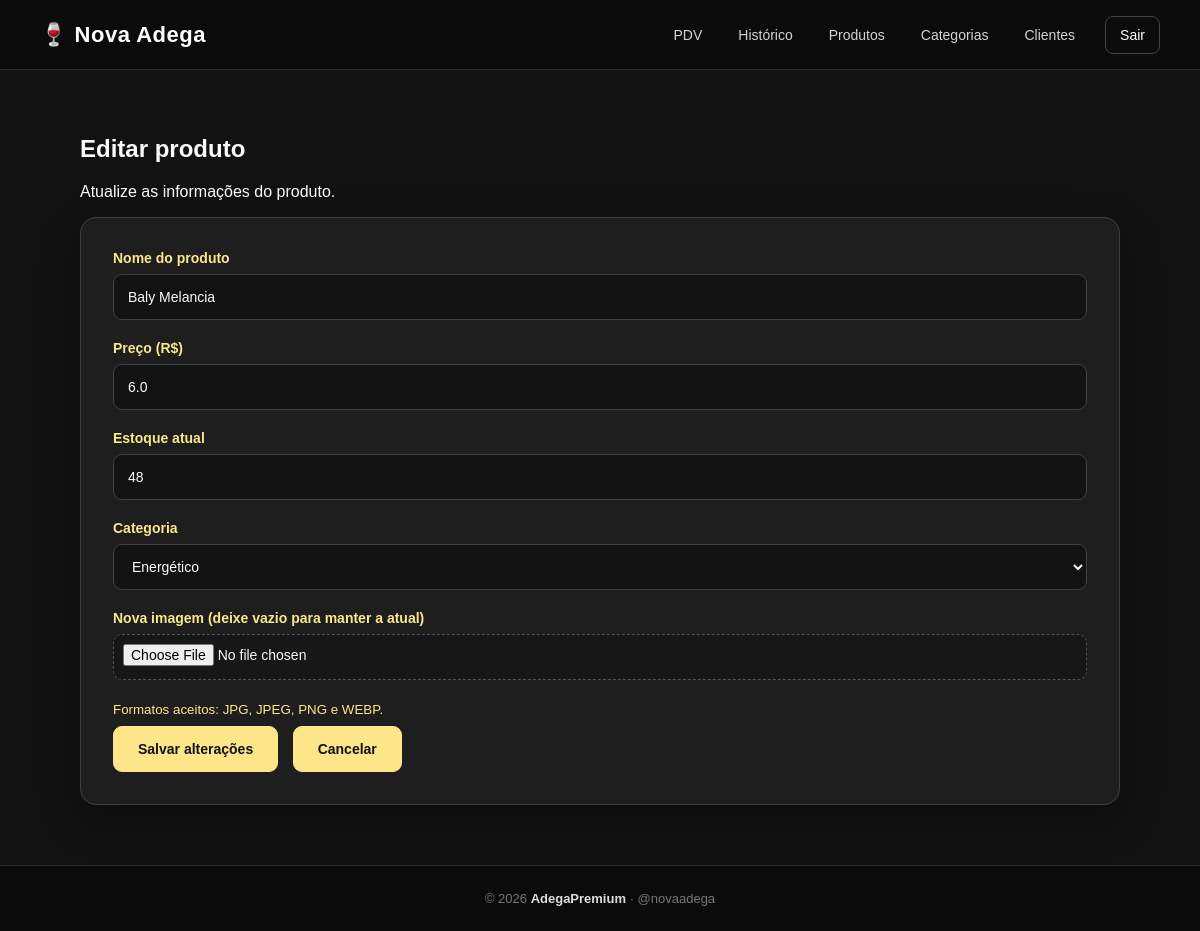
The page /produtos/4/editar (signed in) on the database as committed earlier.
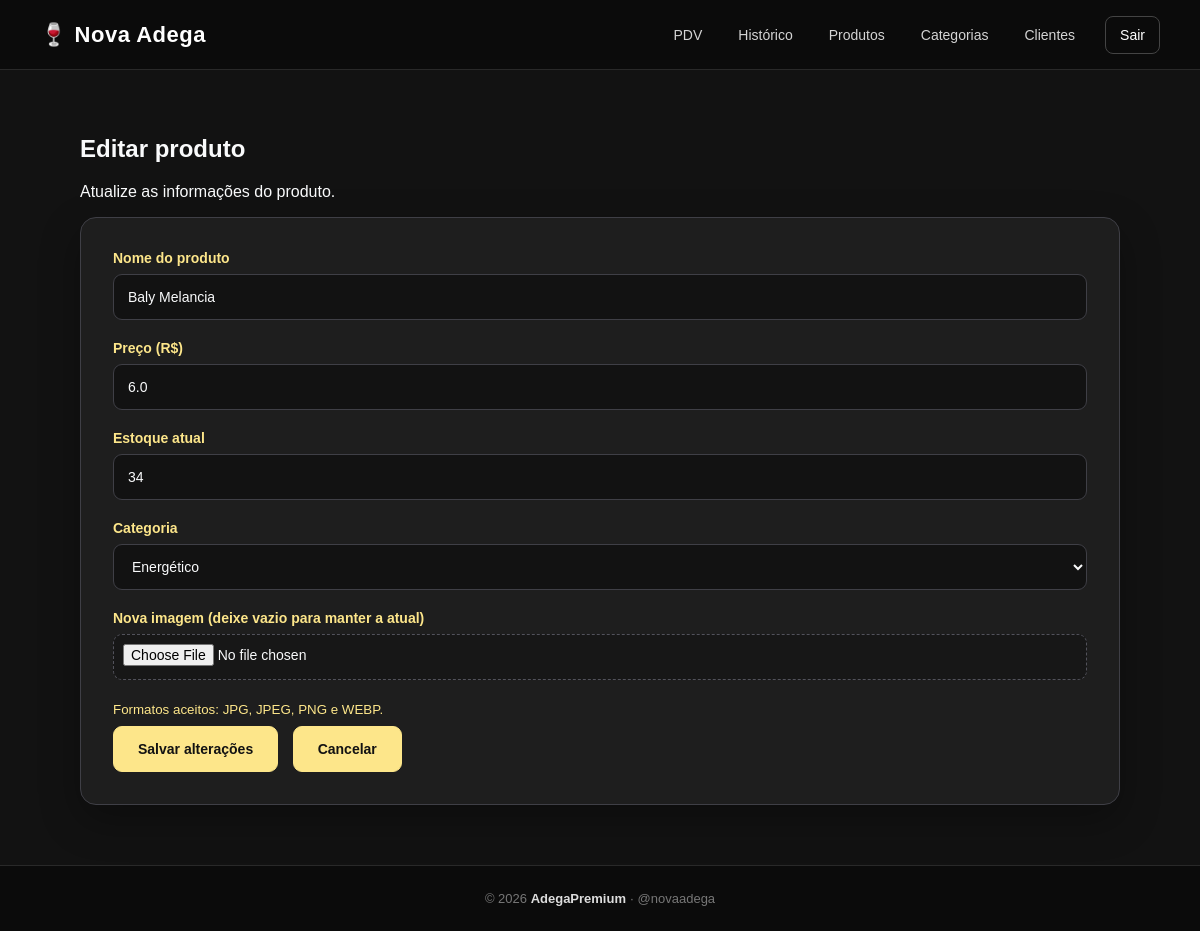
The same page on the database as committed later.
### app/models/produto.py (models this page shows, shortened)
class Produto(Base):
    __tablename__ = "produtos"
    id = Column(Integer, primary_key=True, autoincrement=True, index=True)
    nome = Column(String(150), nullable=False, index=True)
    preco = Column(Float, nullable=False, default=0.0)
    estoque_atual = Column(Integer, nullable=False, default=0)
    ativo = Column(Boolean, default=True)
    imagem_path = Column(String(255), nullable=True)
    categoria_id = Column(Integer, ForeignKey("categorias.id", ondelete="SET NULL"), nullable=True )
    categoria = relationship("Categoria", back_populates="produtos")

### app/controllers/produto_controller.py (the view)
@router.get("/{produto_id}/editar")
def form_editar_produto(
    produto_id: int,
    request: Request,
    db: Session = Depends(get_db),
    admin = Depends(get_admin)
):
    editando   = db.query(Produto).filter(Produto.id == produto_id).first()
    categorias = db.query(Categoria).filter(Categoria.ativo == True).all()
    if not editando:
        return RedirectResponse(url="/produtos", status_code=302)
    return templates.TemplateResponse(
        request,
        "produtos/form.html",
        {
            "request":    request,
            "usuario":    admin,
            "editando":   editando,
            "categorias": categorias
        }
    )

### app/templates/produtos/form.html (shortened to what this page needs)
{% extends "base.html" %}
{% block styles %}
<link rel="stylesheet" href="/static/CSS/novo-produto.css">
{% endblock %}
{% block content %}
<main class="container">
    <section class="form-produto">
        <div class="form-titulo">
            <h1>
                {{
                    "Editar produto"
                    if editando
                    else "Novo produto"
                }}
            </h1>
            <p>
                {{
                    "Atualize as informações do produto."
                    if editando
                    else "Cadastre um novo produto no sistema."
                }}
            </p>
        </div>
        <form
            action="{{
                '/produtos/' + editando.id|string + '/editar'
                if editando
                else '/produtos/novo'
            }}"
            method="post"
            enctype="multipart/form-data"
            class="produto-form"
        >
            <div class="form-grupo">
                <label for="nome">
                    Nome do produto
                </label>
                <input
                    type="text"
                    id="nome"
                    name="nome"
                    value="{{ editando.nome if editando else (valores.nome if valores else '') }}"
                    placeholder="Digite o nome do produto"
                    required
                >
            </div>
            <div class="form-linha">
                <div class="form-grupo">
                    <label for="preco">
                        Preço (R$)
                    </label>
                    <input
                        type="number"
                        id="preco"
                        name="preco"
                        step="0.01"
                        min="0"
                        value="{{ editando.preco if editando else (valores.preco if valores else '0.00') }}"
                        placeholder="0,00"
                        required
                    >
                </div>
                <div class="form-grupo">
                    <label for="estoque_atual">
                        Estoque atual
                    </label>
                    <input
                        type="number"
                        id="estoque_atual"
                        name="estoque_atual"
                        min="0"
                        value="{{ editando.estoque_atual if editando else (valores.estoque_atual if valores else '0') }}"
                        placeholder="0"
                        required
                    >
                </div>
            </div>
            <div class="form-grupo">
                <label for="categoria_id">
                    Categoria
                </label>
                <select
                    name="categoria_id"
                    id="categoria_id"
                >
                    {% for c in categorias %}
                    <option
                        value="{{ c.id }}"
                        {{
                            'selected'
                            if
                            (
                                (editando and editando.categoria_id == c.id)
                                or
                                (valores and valores.categoria_id == c.id)
                            )
                            else ''
                        }}
                    >
                        {{ c.nome }}
                    </option>
                    {% endfor %}
                </select>
            </div>
            <div class="form-grupo">
                <label for="imagem">
                    {{
                        "Nova imagem (deixe vazio para manter a atual)"
                        if editando
                        else "Imagem do produto"
                    }}
                </label>
                <input
                    type="file"
                    id="imagem"
                    name="imagem"
                    accept=".jpg,.jpeg,.png,.webp"
                >
                <small>
                    Formatos aceitos:
                    JPG, JPEG, PNG e WEBP.
                </small>
            </div>
            <div class="form-botoes">
                <button
                    type="submit"
                    class="btn-salvar"
                >
                    {{
                        "Salvar alterações"
                        if editando
                        else "Criar produto"
                    }}
                </button>
                <a
                    href="/produtos/"
                    class="btn-cancelar"
                >
                    Cancelar
                </a>
            </div>
        </form>
    </section>
</main>
{% endblock %}

### app/templates/base.html (shortened to what this page needs)
<!DOCTYPE html>
<html lang="pt-BR">
<head>
    <link rel="stylesheet" href="/static/CSS/home.css?v=3">
    {% block styles %}{% endblock %}
    <link rel="stylesheet" href="/static/CSS/voltar.css?v=1">
</head>
<body>
    {% block navbar %}
    <nav class="navbar">
        <div class="logo">
            <a href="/">
                🍷 Nova Adega
            </a>
        </div>
        <div class="menu">
            <a href="/pdv/">
                PDV
            </a>
            <a href="/movimentacoes/">
                Histórico
            </a>
            <a href="/produtos/">
                Produtos
            </a>
            <a href="/categorias/">
                Categorias
            </a>
            <a href="/clientes/">
                Clientes
            </a>
            <a href="/auth/logout" class="btn-sair">
                Sair
            </a>
        </div>
    </nav>
    {% endblock %}
    <div class="page-wrapper">
        {% block content %}{% endblock %}
    </div>
    {% block footer %}
    <footer class="footer">
        <p>
            © 2026 <strong>AdegaPremium</strong> · @novaadega
        </p>
    </footer>
    {% endblock %}
</body>
</html>

### app/static/CSS/home.css (style rules this page uses)
* { box-sizing: border-box; }
html { min-height: 100%; }
body { margin: 0; padding: 0; min-height: 100vh; font-family: Arial, Helvetica, sans-serif; background: #121212; color: #f9fafb; display: flex; flex-direction: column; }
.navbar { width: 100%; min-height: 70px; padding: 0 40px; display: flex; align-items: center; justify-content: space-between; background: #0b0b0b; border-bottom: 1px solid #292929; flex-shrink: 0; }
.logo a { color: #ffffff; text-decoration: none; font-size: 22px; font-weight: 700; letter-spacing: 0.5px; transition: color 0.25s ease; }
.menu { display: flex; align-items: center; gap: 8px; }
.menu a { position: relative; color: #d4d4d4; text-decoration: none; padding: 10px 14px; border-radius: 8px; font-size: 14px; transition: color 0.25s ease, text-shadow 0.25s ease, transform 0.25s ease, background 0.25s ease; }
.menu a:not(.btn-sair)::after { content: ""; position: absolute; left: 50%; bottom: -4px; width: 0; height: 2px; background: #FDE68A; border-radius: 10px; box-shadow: 0 0 5px #FDE68A, 0 0 10px rgba(253, 230, 138, 0.7); transform: translateX(-50%); transition: width 0.25s ease; }
.menu .btn-sair { margin-left: 8px; border: 1px solid #444444; color: #ffffff; text-shadow: none; transform: none; transition: background 0.2s ease, color 0.2s ease, border-color 0.2s ease; }
.menu .btn-sair::after { display: none; }
.footer { width: 100%; margin-top: auto; padding: 25px 20px; text-align: center; background: #0b0b0b; border-top: 1px solid #292929; color: #777777; flex-shrink: 0; }
.footer p { margin: 0; font-size: 13px; }
.footer strong { color: #dddddd; }

### app/static/CSS/novo-produto.css (style rules this page uses)
main.container { width: 100%; max-width: 1100px; margin: 0 auto; padding: 45px 30px 60px; color: #F9FAFB; }
main.container form { width: 100%; padding: 32px; background: #1E1E1E; border: 1px solid #3F3F46; border-radius: 16px; box-shadow: 0 15px 40px rgba(0, 0, 0, 0.30); }
main.container form label { display: block; margin-bottom: 8px; color: #FDE68A; font-size: 14px; font-weight: 600; }
main.container form input[type="text"], main.container form input[type="number"], main.container form input[type="file"], main.container form select { width: 100%; min-height: 46px; padding: 11px 14px; margin-bottom: 20px; background: #121212; color: #F9FAFB; border: 1px solid #3F3F46; border-radius: 9px; outline: none; font-size: 14px; transition: border-color 0.2s ease, box-shadow 0.2s ease, background 0.2s ease; }
main.container form input::placeholder { color: #71717A; }
main.container form select { cursor: pointer; }
main.container form select option { background: #1E1E1E; color: #F9FAFB; }
main.container form input[type="file"] { padding: 9px; background: #171717; border: 1px dashed #52525B; cursor: pointer; }
main.container form small, main.container form .ajuda, main.container form p { color: #FDE68A; }
main.container form button, main.container form input[type="submit"], main.container form a { display: inline-flex; align-items: center; justify-content: center; min-height: 46px; padding: 0 24px; margin-top: 8px; border-radius: 9px; font-size: 14px; font-weight: 700; text-decoration: none; cursor: pointer; transition: background 0.2s ease, transform 0.2s ease, box-shadow 0.2s ease, border-color 0.2s ease; }
main.container form button, main.container form input[type="submit"] { background: #FDE68A; color: #121212; border: 1px solid #FDE68A; }
main.container form a { margin-left: 10px; background: #FDE68A; color: #121212; border: 1px solid #FDE68A; }

Rows that differ between the two databases and show on the page:
changed Produto "Baly Melancia": estoque_atual "48" → "34"
